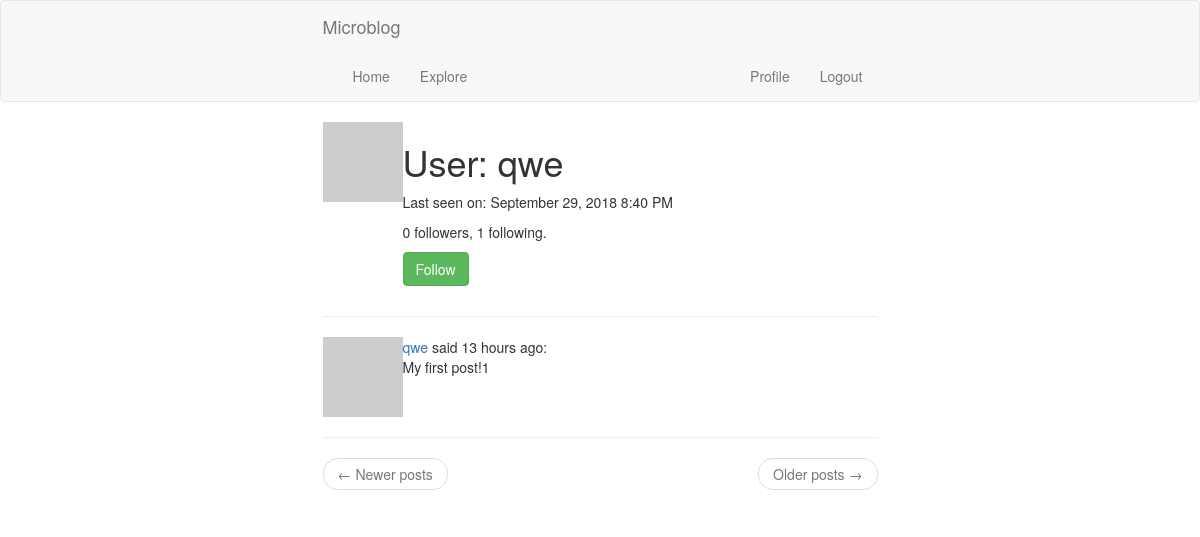
Page /user/qwe (signed in) on the earlier database version.
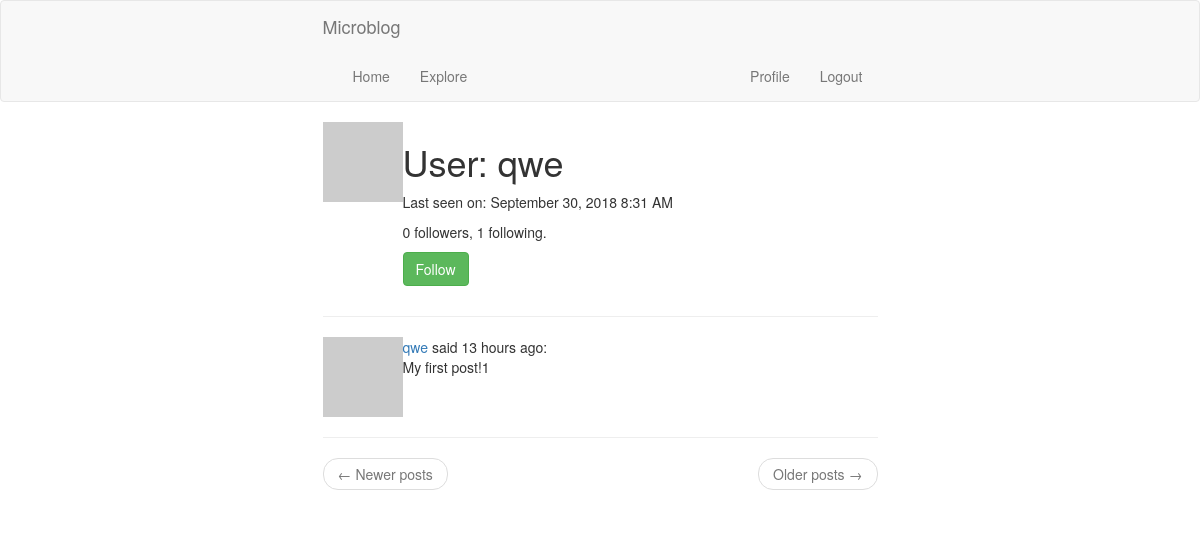
Same page on the later database version.
### app/models.py (models this page shows, shortened)
class User(db.Model, UserMixin):
    id: int = db.Column(db.Integer, primary_key=True)
    username: str = db.Column(db.String(64), index=True, unique=True)
    email: str = db.Column(db.String(120), index=True, unique=True)
    password_hash: str = db.Column(db.String(128))
    about_me: str = db.Column(db.String(140))
    last_seen: str = db.Column(db.DateTime, default=datetime.utcnow)
    posts = db.relationship('Post', backref='author', lazy='dynamic')
    followed = db.relationship('User', secondary=followers,
                               primaryjoin=(followers.c.follower_id == id),
                               secondaryjoin=(followers.c.followed_id == id),
                               backref=db.backref('followers', lazy='dynamic'), lazy='dynamic')
    def avatar(self, size):
        digest = md5(self.email.lower().encode('utf-8')).hexdigest()
        return 'https://www.gravatar.com/avatar/{}?d=identicon&s={}'.format(digest, size)
    def is_following(self, user):
        return self.followed.filter(followers.c.followed_id == user.id).count() > 0

### app/routes.py (the view)
@app.route('/user/<username>')
@login_required
def user(username):
    user = User.query.filter_by(username=username).first_or_404()
    page = request.args.get('page', 1, type=int)
    posts = user.posts.order_by(Post.timestamp.desc()).paginate(page, app.config['POSTS_PER_PAGE'], False)
    next_url = url_for('user', username=user.username, page=posts.next_num) if posts.has_next else None
    prev_url = url_for('user', username=user.username, page=posts.prev_num) if posts.has_prev else None
    return render_template('user.html', user=user, posts=posts.items,
                           next_url=next_url, prev_url=prev_url)

### app/models.py (called while the page is built)
@login.user_loader
def load_user(id):
    return User.query.get(int(id))

### app/routes.py (called while the page is built)
@app.before_request
def before_request():
    if current_user.is_authenticated:
        current_user.last_seen = datetime.utcnow()
        db.session.commit()

### app/templates/user.html (shortened to what this page needs)
{% extends "base.html" %}
{% block app_content %}
    <table>
        <tr valign="top">
            <td><img src="{{ user.avatar(128) }}"></td>
            <td>
                <h1>User: {{ user.username }}</h1>
                {% if user.last_seen %}
                <p>Last seen on: {{ moment(user.last_seen).format('LLL') }}</p>
                {% endif %}
                <p>{{ user.followers.count() }} followers, {{ user.followed.count() }} following.</p>
                {% if user == current_user %}
                <p><a href="{{ url_for('edit_profile') }}">Edit your profile</a></p>
                {% elif not current_user.is_following(user) %}
                <p><a class="btn btn-success" href="{{ url_for('follow', username=user.username) }}">Follow</a></p>
                {% else %}
                <p><a class="btn btn-danger" href="{{ url_for('unfollow', username=user.username) }}">Unfollow</a></p>
                {% endif %}
            </td>
        </tr>
    </table>
    <hr>
    {% for post in posts %}
        {% include '_post.html' %}
    {% endfor %}
    <nav aria-label="...">
        <ul class="pager">
            <li class="previous{% if not prev_url %} disabled{% endif %}">
                <a href="{{ prev_url or '#' }}">
                    <span aria-hidden="true">&larr;</span> Newer posts
                </a>
            </li>
            <li class="next{% if not next_url %} disabled{% endif %}">
                <a href="{{ next_url or '#' }}">
                    Older posts <span aria-hidden="true">&rarr;</span>
                </a>
            </li>
        </ul>
    </nav>
{% endblock %}

Differences in the rows shown:
changed User "qwe": last_seen "September 29, 2018 8:40 PM" → "September 30, 2018 8:31 AM"
